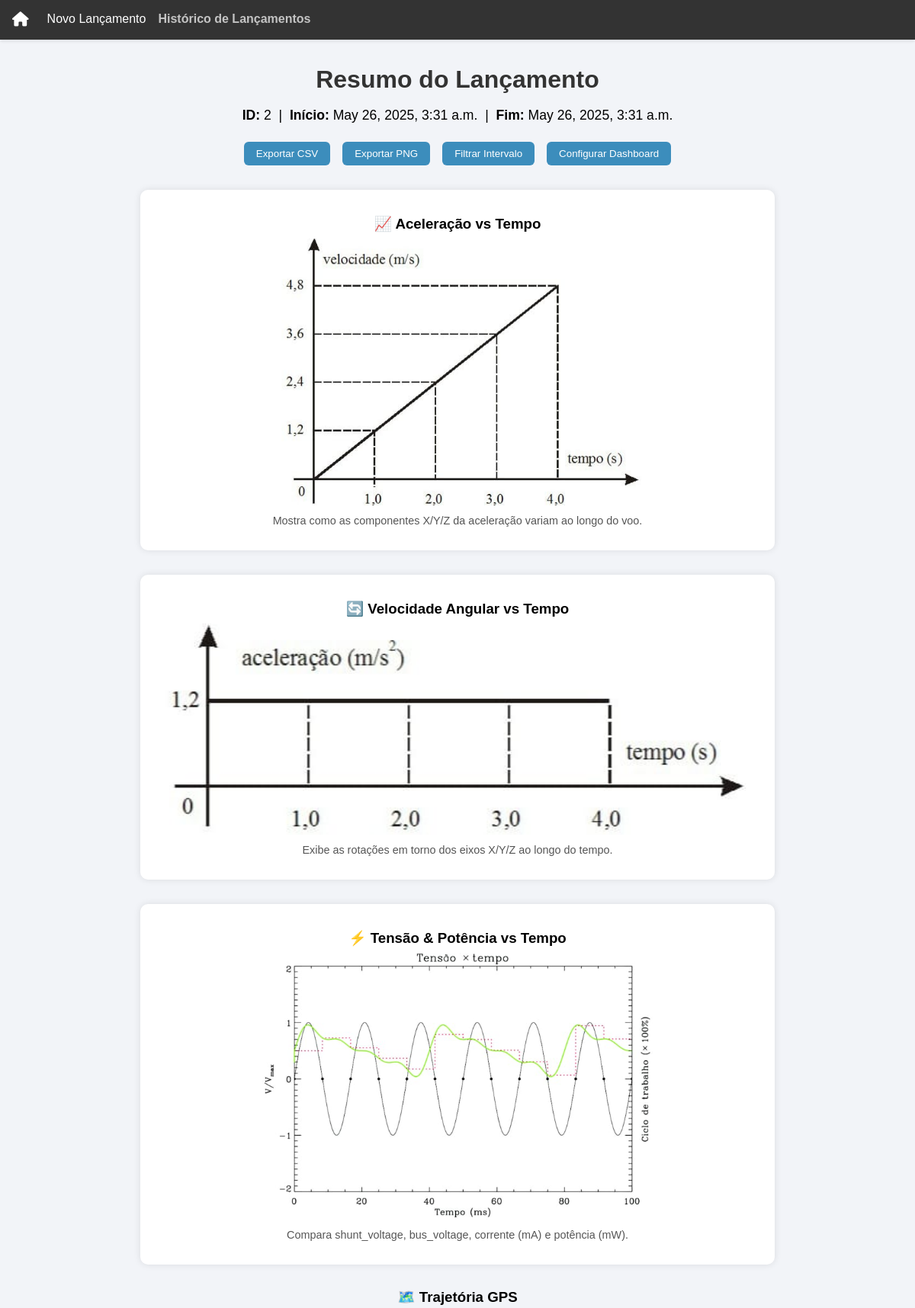
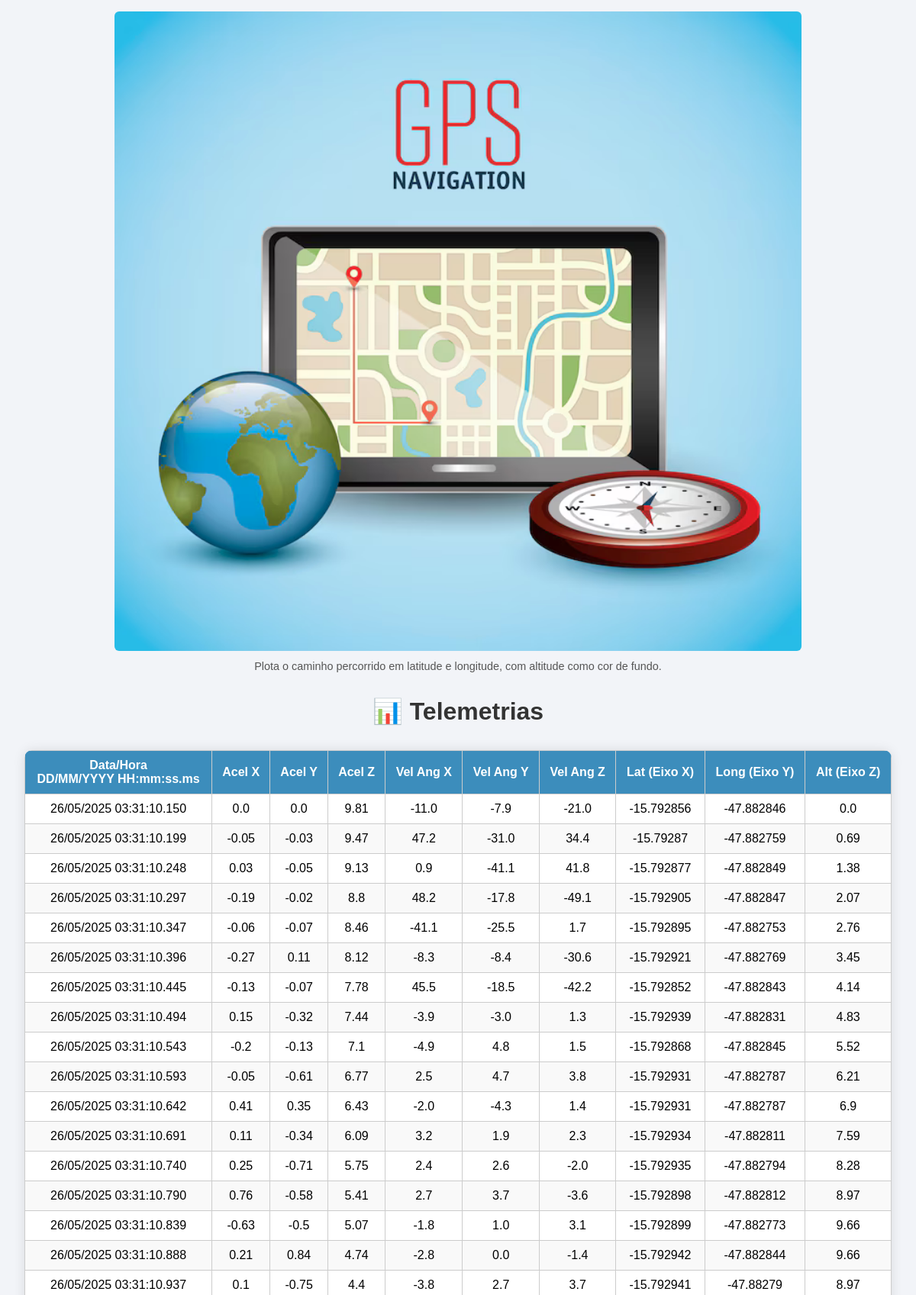
Screenshot of /oldlaunches/2/ (upper part) with the database file from the repository (2 pictures, top to bottom).
### core/models.py (models this page shows, shortened)
class Lancamento(models.Model):
    id_lancamento = models.AutoField(primary_key=True)
    data_hora_inicio = models.DateTimeField()
    data_hora_fim = models.DateTimeField()
    volume_agua = models.FloatField(default=750.0, verbose_name="Volume de Água (mL)")
    angulo = models.FloatField(default=45.0, verbose_name="Ângulo (graus)")
    pressao_lancamento = models.FloatField(default=53.03, verbose_name="Pressão Recomendada (PSI)")
    DISTANCIA_CHOICES = [
        (10.0, '10 m'),
        (20.0, '20 m'),
        (30.0, '30 m'),
    ]
    distancia_alvo = models.FloatField(choices=DISTANCIA_CHOICES, default=10.0, verbose_name="Distância Alvo")

class Telemetria(models.Model):
    lancamento = models.ForeignKey(
        Lancamento,
        on_delete=models.CASCADE,
        related_name='telemetrias'
    )
    data_hora = models.DateTimeField()
    aceleracao_x = models.FloatField()
    aceleracao_y = models.FloatField()
    aceleracao_z = models.FloatField()
    vel_angular_x = models.FloatField()
    vel_angular_y = models.FloatField()
    vel_angular_z = models.FloatField()
    latitude = models.FloatField(null=True, blank=True)
    longitude = models.FloatField(null=True, blank=True)
    altitude = models.FloatField(null=True, blank=True)
    vel_sob_solo = models.FloatField(null=True, blank=True)
    shunt_voltage = models.FloatField(null=True, blank=True)
    bus_voltage = models.FloatField(null=True, blank=True)
    current_mA = models.FloatField(null=True, blank=True)
    power_mW = models.FloatField(null=True, blank=True)
    class Meta:
        ordering = ['data_hora']

### core/views.py (the view)
# urls.py: path('oldlaunches/<int:pk>/', views.detalhe_lancamento, name='oldlaunch-detail'),
def detalhe_lancamento(request, pk):
    lancamento = get_object_or_404(Lancamento, pk=pk)
    telemetrias = lancamento.telemetrias.all()
    return render(request, 'oldlaunches/detail.html', {
        'lancamento': lancamento,
        'telemetrias': telemetrias
    })

### core/templates/oldlaunches/detail.html (shortened to what this page needs)
{% extends 'core/base.html' %}
{% load static %}
{% block content %}
<h1 class="titulo">Resumo do Lançamento</h1>
<p class="launch-summary">
    <strong>ID:</strong> {{ lancamento.id_lancamento }} &nbsp;|&nbsp;
    <strong>Início:</strong> {{ lancamento.data_hora_inicio }} &nbsp;|&nbsp;
    <strong>Fim:</strong> {{ lancamento.data_hora_fim }}
</p>
<div class="actions">
    <button>Exportar CSV</button>
    <button>Exportar PNG</button>
    <button>Filtrar Intervalo</button>
    <button>Configurar Dashboard</button>
</div>
<section class="card-column">
    <div class="card">
        <h3>📈 Aceleração vs Tempo</h3>
        <img src="{% static 'img/acc-time.png' %}" alt="Gráfico de Aceleração">
        <p class="legend">Mostra como as componentes X/Y/Z da aceleração variam ao longo do voo.</p>
    </div>
    <div class="card">
        <h3>🔄 Velocidade Angular vs Tempo</h3>
        <img src="{% static 'img/angvel-time.png' %}" alt="Gráfico de Velocidade Angular">
        <p class="legend">Exibe as rotações em torno dos eixos X/Y/Z ao longo do tempo.</p>
    </div>
    <div class="card">
        <h3>⚡ Tensão & Potência vs Tempo</h3>
        <img src="{% static 'img/volt-power.png' %}" alt="Gráfico de Tensão e Potência">
        <p class="legend">Compara shunt_voltage, bus_voltage, corrente (mA) e potência (mW).</p>
    </div>
</section>
<section class="gps-section">
    <h3>🗺️ Trajetória GPS</h3>
    <img src="{% static 'img/gps-path.png' %}" alt="Gráfico de Trajetória GPS">
    <p class="legend">Plota o caminho percorrido em latitude e longitude, com altitude como cor de fundo.</p>
</section>
<h2 class="titulo">📊 Telemetrias</h2>
<div class="tabela-container">
    <table class="tabela-telemetria">
        <thead>
            <tr>
                <th>
                    Data/Hora
                    <br>
                    <span class="subtitulo">DD/MM/YYYY HH:mm:ss.ms</span>
                </th>
                <th>Acel X</th><th>Acel Y</th><th>Acel Z</th>
                <th>Vel Ang X</th><th>Vel Ang Y</th><th>Vel Ang Z</th>
                <th>Lat (Eixo X)</th><th>Long (Eixo Y)</th><th>Alt (Eixo Z)</th>
            </tr>
        </thead>
        <tbody>
            {% for t in telemetrias %}
            <tr>
                {% with full=t.data_hora|date:"d/m/Y H:i:s.u" %}
                    <td>{{ full|slice:":-3" }}</td>
                {% endwith %}
                <td>{{ t.aceleracao_x }}</td><td>{{ t.aceleracao_y }}</td><td>{{ t.aceleracao_z }}</td>
                <td>{{ t.vel_angular_x }}</td><td>{{ t.vel_angular_y }}</td><td>{{ t.vel_angular_z }}</td>
                <td>{{ t.latitude }}</td><td>{{ t.longitude }}</td><td>{{ t.altitude }}</td>
            </tr>
            {% endfor %}
        </tbody>
    </table>
</div>
{% endblock %}

### core/static/core/css/base.css (style rules this page uses)
body { margin: 0; font-family: sans-serif; }

### core/static/core/css/details.css (style rules this page uses)
body { font-family: Arial, sans-serif; background-color: #f2f4f8; margin: 0; padding: 0; }
.titulo { text-align: center; font-size: 2rem; margin: 1rem 0; color: #333; }
.launch-summary { text-align: center; font-size: 1.1rem; margin-bottom: 1.5rem; }
.actions { display: flex; justify-content: center; gap: 1rem; margin-bottom: 2rem; }
.actions button { padding: 0.5rem 1rem; background-color: #3c8dbc; color: white; border: none; border-radius: 6px; cursor: pointer; transition: background-color 0.3s; }
.card-column { display: flex; flex-direction: column; align-items: center; gap: 2rem; padding: 0 2rem; margin-bottom: 2rem; }
.card { background-color: white; padding: 1rem; border-radius: 10px; box-shadow: 0 0 10px rgba(0, 0, 0, 0.1); text-align: center; width: 100%; max-width: 800px; }
.card img { width: 100%; max-height: 350px; object-fit: contain; border-radius: 6px; }
.card h3 { margin-bottom: 0.5rem; }
.gps-section { text-align: center; margin: 2rem auto; max-width: 900px; padding: 0 2rem; }
.gps-section img { width: 100%; border-radius: 6px; }
.legend { font-size: 0.9rem; color: #555; margin-top: 0.5rem; }
.tabela-container { display: flex; justify-content: center; padding: 1rem 2rem 3rem; }
.tabela-telemetria { width: 100%; max-width: 1200px; margin: 0 auto; border-collapse: collapse; background-color: white; border-radius: 10px; overflow: hidden; box-shadow: 0 0 15px rgba(0,0,0,0.1); }
.tabela-telemetria thead { background-color: #3c8dbc; color: white; }
.tabela-telemetria th, .tabela-telemetria td { padding: 10px 12px; text-align: center; border: 1px solid #ccc; }
.tabela-telemetria tbody tr:nth-child(even) { background-color: #f9f9f9; }

### rows the page displays
Lancamento: id_lancamento "2", data_hora_inicio "May 26, 2025, 3:31 a.m.", data_hora_fim "May 26, 2025, 3:31 a.m."
Telemetria: value "26/05/2025 03:31:10.150", aceleracao_x "0.0", aceleracao_y "0.0", aceleracao_z "9.81", vel_angular_x "-11.0", vel_angular_y "-7.9", vel_angular_z "-21.0", latitude "-15.792856", longitude "-47.882846", altitude "0.0"
Telemetria: value "26/05/2025 03:31:10.199", aceleracao_x "-0.05", aceleracao_y "-0.03", aceleracao_z "9.47", vel_angular_x "47.2", vel_angular_y "-31.0", vel_angular_z "34.4", latitude "-15.79287", longitude "-47.882759", altitude "0.69"
Telemetria: value "26/05/2025 03:31:10.248", aceleracao_x "0.03", aceleracao_y "-0.05", aceleracao_z "9.13", vel_angular_x "0.9", vel_angular_y "-41.1", vel_angular_z "41.8", latitude "-15.792877", longitude "-47.882849", altitude "1.38"
Telemetria: value "26/05/2025 03:31:10.297", aceleracao_x "-0.19", aceleracao_y "-0.02", aceleracao_z "8.8", vel_angular_x "48.2", vel_angular_y "-17.8", vel_angular_z "-49.1", latitude "-15.792905", longitude "-47.882847", altitude "2.07"
Telemetria: value "26/05/2025 03:31:10.347", aceleracao_x "-0.06", aceleracao_y "-0.07", aceleracao_z "8.46", vel_angular_x "-41.1", vel_angular_y "-25.5", vel_angular_z "1.7", latitude "-15.792895", longitude "-47.882753", altitude "2.76"
Telemetria: value "26/05/2025 03:31:10.396", aceleracao_x "-0.27", aceleracao_y "0.11", aceleracao_z "8.12", vel_angular_x "-8.3", vel_angular_y "-8.4", vel_angular_z "-30.6", latitude "-15.792921", longitude "-47.882769", altitude "3.45"
Telemetria: value "26/05/2025 03:31:10.445", aceleracao_x "-0.13", aceleracao_y "-0.07", aceleracao_z "7.78", vel_angular_x "45.5", vel_angular_y "-18.5", vel_angular_z "-42.2", latitude "-15.792852", longitude "-47.882843", altitude "4.14"
Telemetria: value "26/05/2025 03:31:10.494", aceleracao_x "0.15", aceleracao_y "-0.32", aceleracao_z "7.44", vel_angular_x "-3.9", vel_angular_y "-3.0", vel_angular_z "1.3", latitude "-15.792939", longitude "-47.882831", altitude "4.83"
Telemetria: value "26/05/2025 03:31:10.543", aceleracao_x "-0.2", aceleracao_y "-0.13", aceleracao_z "7.1", vel_angular_x "-4.9", vel_angular_y "4.8", vel_angular_z "1.5", latitude "-15.792868", longitude "-47.882845", altitude "5.52"
Telemetria: value "26/05/2025 03:31:10.593", aceleracao_x "-0.05", aceleracao_y "-0.61", aceleracao_z "6.77", vel_angular_x "2.5", vel_angular_y "4.7", vel_angular_z "3.8", latitude "-15.792931", longitude "-47.882787", altitude "6.21"
Telemetria: value "26/05/2025 03:31:10.642", aceleracao_x "0.41", aceleracao_y "0.35", aceleracao_z "6.43", vel_angular_x "-2.0", vel_angular_y "-4.3", vel_angular_z "1.4", latitude "-15.792931", longitude "-47.882787", altitude "6.9"
Telemetria: value "26/05/2025 03:31:10.691", aceleracao_x "0.11", aceleracao_y "-0.34", aceleracao_z "6.09", vel_angular_x "3.2", vel_angular_y "1.9", vel_angular_z "2.3", latitude "-15.792934", longitude "-47.882811", altitude "7.59"
Telemetria: value "26/05/2025 03:31:10.740", aceleracao_x "0.25", aceleracao_y "-0.71", aceleracao_z "5.75", vel_angular_x "2.4", vel_angular_y "2.6", vel_angular_z "-2.0", latitude "-15.792935", longitude "-47.882794", altitude "8.28"
Telemetria: value "26/05/2025 03:31:10.790", aceleracao_x "0.76", aceleracao_y "-0.58", aceleracao_z "5.41", vel_angular_x "2.7", vel_angular_y "3.7", vel_angular_z "-3.6", latitude "-15.792898", longitude "-47.882812", altitude "8.97"
Telemetria: value "26/05/2025 03:31:10.839", aceleracao_x "-0.63", aceleracao_y "-0.5", aceleracao_z "5.07", vel_angular_x "-1.8", vel_angular_y "1.0", vel_angular_z "3.1", latitude "-15.792899", longitude "-47.882773", altitude "9.66"
Telemetria: value "26/05/2025 03:31:10.888", aceleracao_x "0.21", aceleracao_y "0.84", aceleracao_z "4.74", vel_angular_x "-2.8", vel_angular_y "0.0", vel_angular_z "-1.4", latitude "-15.792942", longitude "-47.882844", altitude "9.66"
Telemetria: value "26/05/2025 03:31:10.937", aceleracao_x "0.1", aceleracao_y "-0.75", aceleracao_z "4.4", vel_angular_x "-3.8", vel_angular_y "2.7", vel_angular_z "3.7", latitude "-15.792941", longitude "-47.88279", altitude "8.97"
